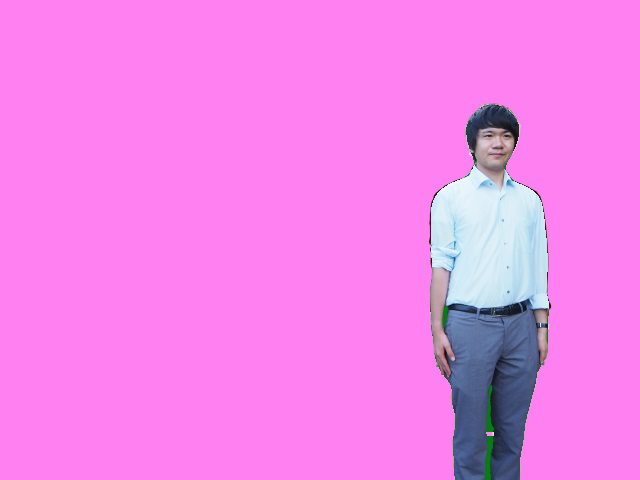
#> input picture dev/export/001.png, 640 x 480 px; its folder holds only this picture in this run
$ python generate_sample3.py
#> lines starting #> are read from the running program, lines starting #| are printed output that depends on the picture; long printed decimals are rounded
import cv2
import os
import glob
import numpy as np
from PIL import Image
import argparse

parser = argparse.ArgumentParser()
parser.add_argument("--loop")
args = parser.parse_args()
skip_pad = False

# src_imageの背景画像に対して、overlay_imageのalpha画像を貼り付ける。pos_xとpos_yは貼り付け時の左上の座標
def overlay(src_image, overlay_image, pos_x, pos_y):
    # オーバレイ画像のサイズを取得
    ol_height, ol_width = overlay_image.shape[:2]

    # OpenCVの画像データをPILに変換
    # BGRAからRGBAへ変換
    src_image_RGBA = cv2.cvtColor(src_image, cv2.COLOR_BGR2RGB)
    overlay_image_RGBA = cv2.cvtColor(overlay_image, cv2.COLOR_BGRA2RGBA)

    #　PILに変換
    src_image_PIL=Image.fromarray(src_image_RGBA)
    overlay_image_PIL=Image.fromarray(overlay_image_RGBA)

    # 合成のため、RGBAモードに変更
    src_image_PIL = src_image_PIL.convert('RGBA')
    overlay_image_PIL = overlay_image_PIL.convert('RGBA')

    # 同じ大きさの透過キャンパスを用意
    tmp = Image.new('RGBA', src_image_PIL.size, (255, 255,255, 0))
    # 用意したキャンパスに上書き
    tmp.paste(overlay_image_PIL, (pos_x, pos_y), overlay_image_PIL)
    # オリジナルとキャンパスを合成して保存
    result = Image.alpha_composite(src_image_PIL, tmp)

    return  cv2.cvtColor(np.asarray(result), cv2.COLOR_RGBA2BGRA)

# 画像周辺のパディングを削除
def delete_pad(image):
    orig_h, orig_w = image.shape[:2]
    mask = np.argwhere(image[:, :, 3] > 128) # alphaチャンネルの条件、!= 0 や == 255に調整できる
    # print(len(mask[:, 0]),len(mask[:, 1]))
    if len(mask[:, 0]) or len(mask[:, 1]):
        (min_y, min_x) = (max(min(mask[:, 0])-1, 0), max(min(mask[:, 1])-1, 0))
        (max_y, max_x) = (min(max(mask[:, 0])+1, orig_h), min(max(mask[:, 1])+1, orig_w))
    else:
        print("Mask is nothing. Skip padding.")
        (min_y, min_x) = (1, 1)
        (max_y, max_x) = (2, 2)
        global skip_pad
        skip_pad = True
    return image[min_y:max_y, min_x:max_x]

# 画像を指定した角度だけ回転させる
def rotate_image(image, angle):
    orig_h, orig_w = image.shape[:2]
    matrix = cv2.getRotationMatrix2D((orig_h/2, orig_w/2), angle, 1)
    return cv2.warpAffine(image, matrix, (orig_h, orig_w))

# 画像をスケーリングする
def scale_image(image, scale):
    orig_h, orig_w = image.shape[:2]
    return cv2.resize(image, (int(orig_w*scale), int(orig_h*scale)))

# 背景画像から、指定したhとwの大きさの領域をランダムで切り抜く
def random_sampling(image, h, w):
    orig_h, orig_w = image.shape[:2]
    y = np.random.randint(orig_h-h+1)
    x = np.random.randint(orig_w-w+1)
    return image[y:y+h, x:x+w]

# 画像をランダムに回転、スケールしてから返す
def random_rotate_scale_image(image):
    image = rotate_image(image, np.random.randint(360))
    image = scale_image(image, 1 + np.random.rand() * 2) # 1 ~ 3倍
    return delete_pad(image)

# overlay_imageを、src_imageのランダムな場所に合成して、そこのground_truthを返す。
def random_overlay_image(src_image, overlay_image):
    src_h, src_w = src_image.shape[:2]
    overlay_h, overlay_w = overlay_image.shape[:2]
    y = np.random.randint(src_h-overlay_h+1)
    x = np.random.randint(src_w-overlay_w+1)
    bbox = ((x, y), (x+overlay_w, y+overlay_h))
    return overlay(src_image, overlay_image, x, y), bbox

# 4点座標のbboxをyoloフォーマットに変換
def yolo_format_bbox(image, bbox):
    orig_h, orig_w = image.shape[:2]
    center_x = (bbox[1][0] + bbox[0][0]) / 2 / orig_w
    center_y = (bbox[1][1] + bbox[0][1]) / 2 / orig_h
    w = (bbox[1][0] - bbox[0][0]) / orig_w
    h = (bbox[1][1] - bbox[0][1]) / orig_h
    return(center_x, center_y, w, h)

output_path = "./output"
print("output_path:" + output_path + ":EXIST:" + str(os.path.exists(output_path)) )
# input_path = "orig_images"
input_path = "export"
input_glob = input_path + "/*"
# fruit_files = glob.glob( input_glob )
fruit_files = glob.glob( input_glob )
print("fruit_files:", fruit_files)
fruits = []
labels = []
for fruit_file in fruit_files:
#    labels.append(fruit_file.split("/")[-1].split(".")[0].lstrip(input_path + "\\"))
    labels.append(fruit_file.split("/")[-1].split(".")[0].lstrip( input_path +"\\"))
    fruits.append(cv2.imread(fruit_file, cv2.IMREAD_UNCHANGED))
background_image = cv2.imread("background.jpg")
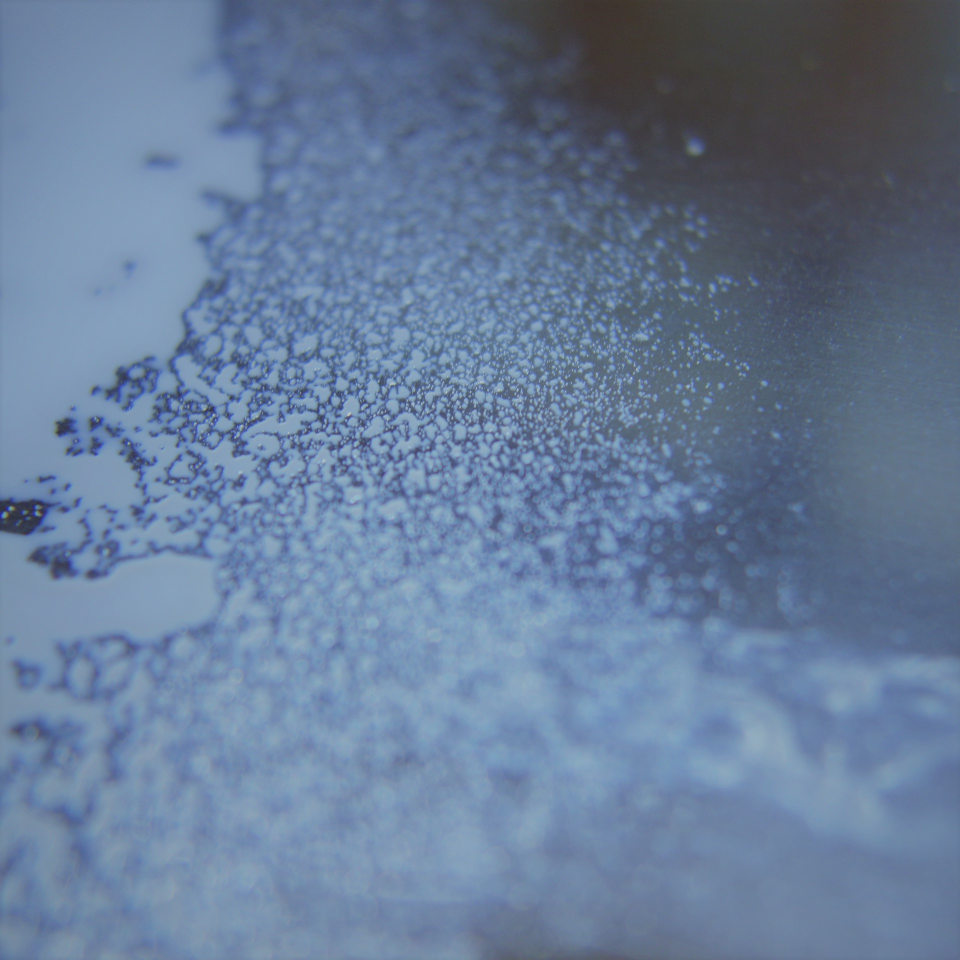
#> input picture dev/background.jpg, 1920 x 1920 px (shown at 1/2 size)
#> background_image is the input picture: shape (1920, 1920, 3); mean B, G, R 152.4, 123.6, 103
height, width, channels = background_image.shape[:3]
#> height = 1920; width = 1920; channels = 3
print("labels[]:", labels)

# write label file
with open("label.txt", "w") as f:
    for label in labels:
        f.write("%s\n" % (label))

background_height, background_width = (height, width)
#> background_height = 1920; background_width = 1920

if args.loop:
    # --loop オプションから引数をゲット
    train_images = int(args.loop)
else:
    train_images = 10

print(train_images)
test_images = 2

# train用の画像生成
for i in range(train_images):
    sampled_background = random_sampling(background_image, background_height, background_width)
    class_id = np.random.randint(len(labels))
    fruit = fruits[class_id]
    fruit = random_rotate_scale_image(fruit)
    result, bbox = random_overlay_image(sampled_background, fruit)
    yolo_bbox = yolo_format_bbox(result, bbox)

    if skip_pad == False:
        # 画像ファイルを保存
        # image_path = "%s/images/train_%s_%s.jpg" % (base_path, i, labels[class_id])
        image_path = "%s/images/train_%s_%s.jpg" % (output_path, i, labels[class_id])
        cv2.imwrite(image_path, result)

        # 画像ファイルのパスを追記
        with open("train.txt", "a") as f:
            f.write("%s\n" % (image_path))

        # ラベルファイルを保存
        # label_path = "%s/labels/train_%s_%s.txt" % (base_path, i, labels[class_id])
        # label_path = "%s\\labels\\train_%s_%s.txt" % (base_path, i, labels[class_id])
        label_path = "./output/labels/train_%s_%s.txt" % (i, labels[class_id])
        f = open(label_path, 'w')
        f.write('')  # 何も書き込まなくてファイルは作成されました
        f.close()

        with open(label_path, "w") as f:
            f.write("%s %s %s %s %s" % (class_id, yolo_bbox[0], yolo_bbox[1], yolo_bbox[2], yolo_bbox[3]))
    else:
        print("Skippped frame")
        skip_pad = False
        i = i-1

    print("train image", i, labels[class_id], yolo_bbox)
#> this loop made 10 passes
#> (bbox, center_x in yolo_format_bbox, center_y in yolo_format_bbox, w in yolo_format_bbox) on passes 1 to 10: (((835, 1216), (951, 1883)), 0.465, 0.807, 0.0604), (((277, 1033), (1038, 1385)), 0.342, 0.63, 0.396), (((600, 1094), (1192, 1478)), 0.467, 0.67, 0.308), (((87, 551), (489, 1057)), 0.15, 0.419, 0.209), (((845, 537), (955, 1191)), 0.469, 0.45, 0.0573), (((976, 115), (1407, 309)), 0.621, 0.11, 0.224), (((850, 448), (1785, 1033)), 0.686, 0.386, 0.487), (((797, 755), (1743, 1114)), 0.661, 0.487, 0.493), (((1312, 423), (1658, 1099)), 0.773, 0.396, 0.18), (((543, 544), (1325, 800)), 0.486, 0.35, 0.407)
#| train image 0 001 (0.4651, 0.807, 0.06042, 0.3474)
#| train image 1 001 (0.3424, 0.6297, 0.3964, 0.1833)
#| train image 2 001 (0.4667, 0.6698, 0.3083, 0.2)
#| train image 3 001 (0.15, 0.4188, 0.2094, 0.2635)
#| train image 4 001 (0.4688, 0.45, 0.05729, 0.3406)
#| train image 5 001 (0.6206, 0.1104, 0.2245, 0.101)
#| train image 6 001 (0.6862, 0.3857, 0.487, 0.3047)
#| train image 7 001 (0.6615, 0.4867, 0.4927, 0.187)
#> (further printed lines are left out)
#> pass 1, in random_rotate_scale_image, `image = rotate_image(image, np.random.randint(360))`:
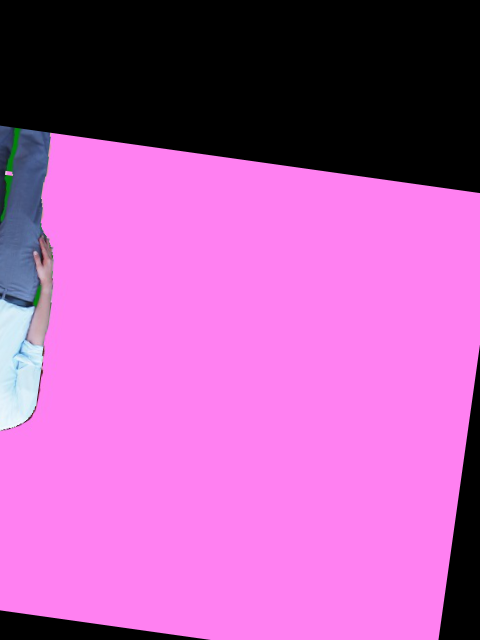
#> image: shape (640, 480, 4); mean of channels 0, 1, 2, 3 170.3, 92.9, 178.1, 11.1; drawn as B, G, R
#> pass 1, `fruit = random_rotate_scale_image(fruit)`:
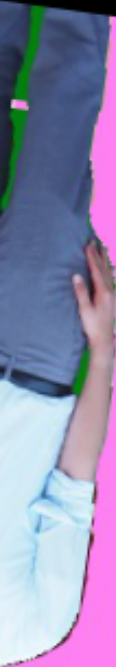
#> fruit: shape (667, 116, 4); mean B, G, R, A 173.8, 138.8, 142.8, 209.9
#> after the loop:
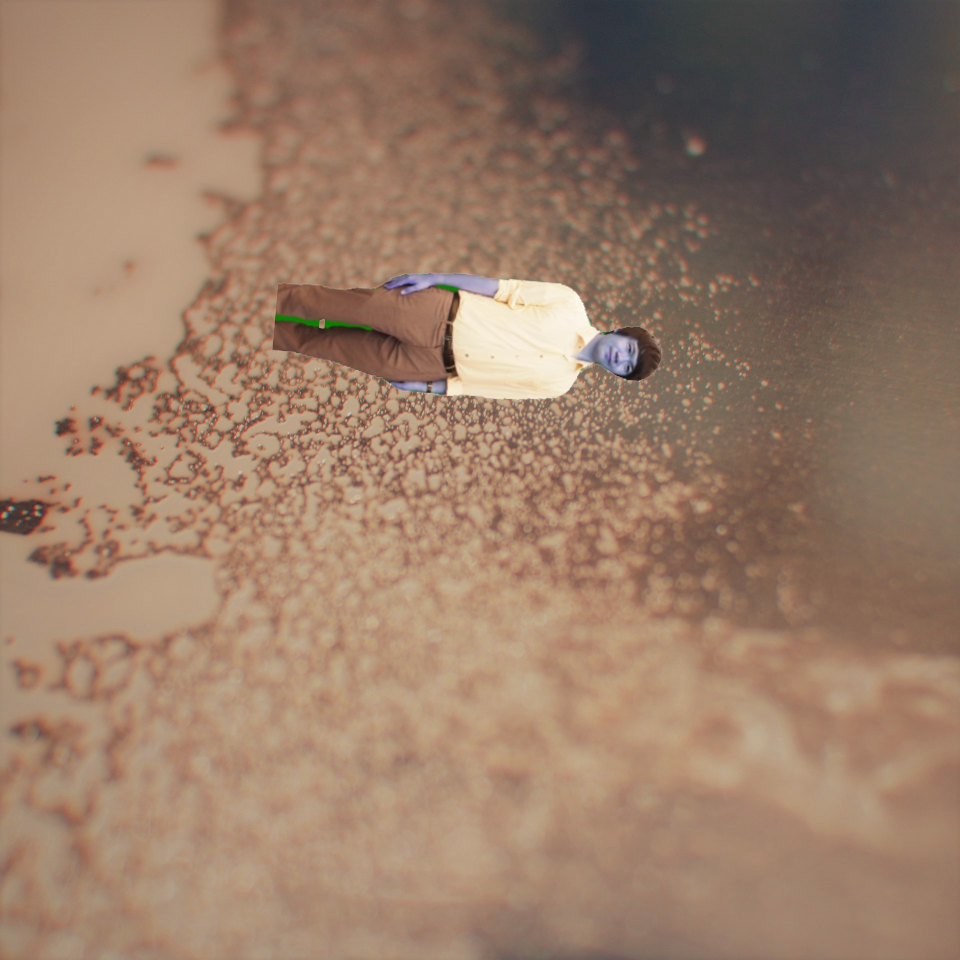
#> result: shape (1920, 1920, 4) (shown at 1/2 size); mean R, G, B, A 152.7, 124.3, 104.1, 255

# test用の画像生成
for i in range(test_images):
    sampled_background = random_sampling(background_image, background_height, background_width)

    class_id = np.random.randint(len(labels))
    fruit = fruits[class_id]
    fruit = random_rotate_scale_image(fruit)

    result, bbox = random_overlay_image(sampled_background, fruit)
    yolo_bbox = yolo_format_bbox(result, bbox)

    if skip_pad == False:
        # 画像ファイルを保存
        # image_path = "%s/images/test_%s_%s.jpg" % (base_path, i, labels[class_id])
        image_path = "%s/images/test_%s_%s.jpg" % (output_path, i, labels[class_id])
        cv2.imwrite(image_path, result)

        # 画像ファイルのパスを追記
        with open("test.txt", "a") as f:
            f.write("%s\n" % (image_path))

        # ラベルファイルを保存
    #    label_path = "%s/labels/test_%s_%s.txt" % (base_path, i, labels[class_id])
        label_path = "%s/labels/test_%s_%s.txt" % (output_path, i, labels[class_id])
        with open(label_path, "w") as f:
            f.write("%s %s %s %s %s" % (class_id, yolo_bbox[0], yolo_bbox[1], yolo_bbox[2], yolo_bbox[3]))
    else:
        print("Skippped frame")
        skip_pad == False
        i = i -1

    print("test image", i, labels[class_id], yolo_bbox)
#> this loop made 2 passes
#> (bbox, center_x in yolo_format_bbox, center_y in yolo_format_bbox) on passes 1 to 2: (((510, 675), (705, 1262)), 0.316, 0.504), (((128, 128), (208, 670)), 0.0875, 0.208)
#| test image 0 001 (0.3164, 0.5044, 0.1016, 0.3057)
#| test image 1 001 (0.0875, 0.2078, 0.04167, 0.2823)
#> pass 1, in random_rotate_scale_image (call 11), `image = rotate_image(image, np.random.randint(360))`:
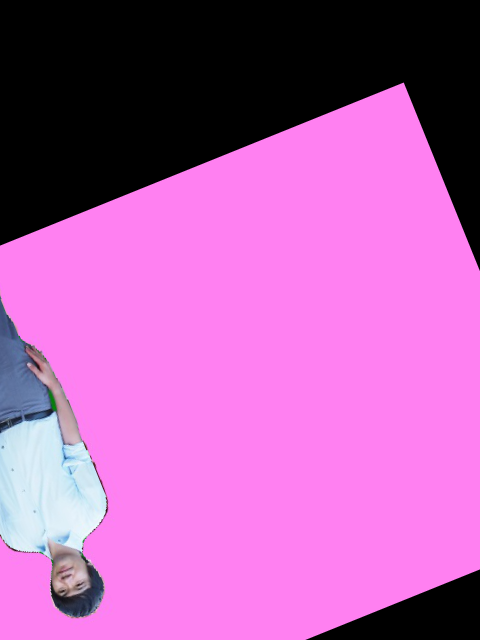
#> image: shape (640, 480, 4); mean of channels 0, 1, 2, 3 170.6, 95.6, 177.7, 16.5; drawn as B, G, R
#> pass 1, in overlay (call 11), `overlay_image_RGBA = cv2.cvtColor(overlay_image, cv2.COLOR_BGRA2RGBA)`:
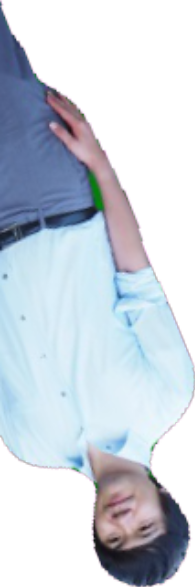
#> overlay_image_RGBA: shape (587, 195, 4); mean R, G, B, A 201.7, 158.2, 213.9, 147.9; transparent parts drawn white
#> after the loop:
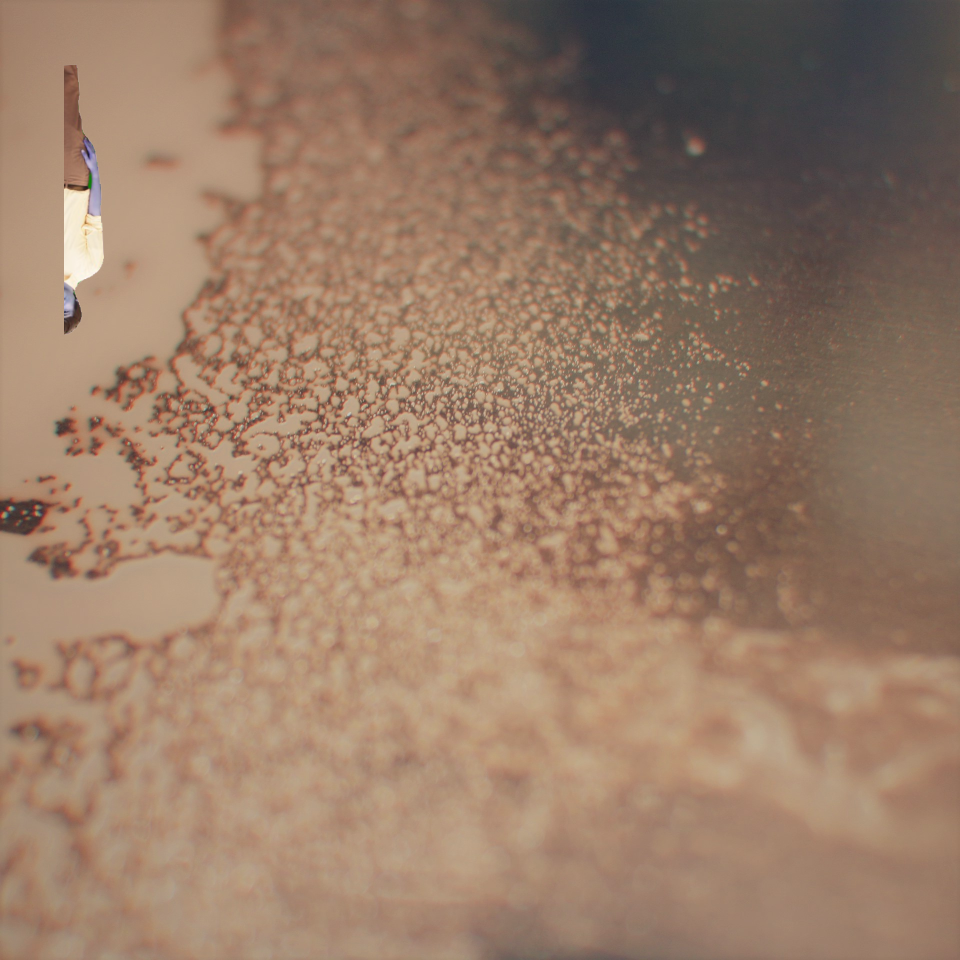
#> result: shape (1920, 1920, 4) (shown at 1/2 size); mean R, G, B, A 152.4, 123.7, 103.2, 255
